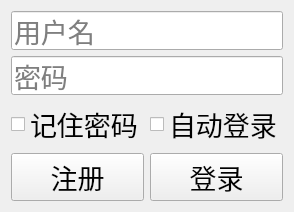
<?xml version="1.0" encoding="UTF-8"?>
<ui version="4.0">
 <class>LoginWidget</class>
 <widget class="QWidget" name="LoginWidget">
  <property name="geometry">
   <rect>
    <x>0</x>
    <y>0</y>
    <width>286</width>
    <height>172</height>
   </rect>
  </property>
  <property name="windowTitle">
   <string>Form</string>
  </property>
  <layout class="QGridLayout" name="gridLayout">
   <item row="0" column="0" colspan="2">
    <widget class="QLineEdit" name="leUsername">
     <property name="font">
      <font>
       <pointsize>20</pointsize>
      </font>
     </property>
     <property name="maxLength">
      <number>12</number>
     </property>
     <property name="placeholderText">
      <string>用户名</string>
     </property>
    </widget>
   </item>
   <item row="1" column="0" colspan="2">
    <widget class="QLineEdit" name="lePassword">
     <property name="font">
      <font>
       <pointsize>20</pointsize>
      </font>
     </property>
     <property name="maxLength">
      <number>12</number>
     </property>
     <property name="echoMode">
      <enum>QLineEdit::Password</enum>
     </property>
     <property name="placeholderText">
      <string>密码</string>
     </property>
    </widget>
   </item>
   <item row="2" column="0">
    <widget class="QCheckBox" name="cbPassword">
     <property name="font">
      <font>
       <pointsize>20</pointsize>
      </font>
     </property>
     <property name="text">
      <string>记住密码</string>
     </property>
    </widget>
   </item>
   <item row="3" column="0">
    <widget class="QPushButton" name="btnRegister">
     <property name="font">
      <font>
       <pointsize>20</pointsize>
      </font>
     </property>
     <property name="text">
      <string>注册</string>
     </property>
    </widget>
   </item>
   <item row="2" column="1">
    <widget class="QCheckBox" name="cbLogin">
     <property name="font">
      <font>
       <pointsize>20</pointsize>
      </font>
     </property>
     <property name="text">
      <string>自动登录</string>
     </property>
    </widget>
   </item>
   <item row="3" column="1">
    <widget class="QPushButton" name="btnLogin">
     <property name="font">
      <font>
       <pointsize>20</pointsize>
      </font>
     </property>
     <property name="text">
      <string>登录</string>
     </property>
    </widget>
   </item>
  </layout>
 </widget>
 <resources/>
 <connections/>
</ui>
